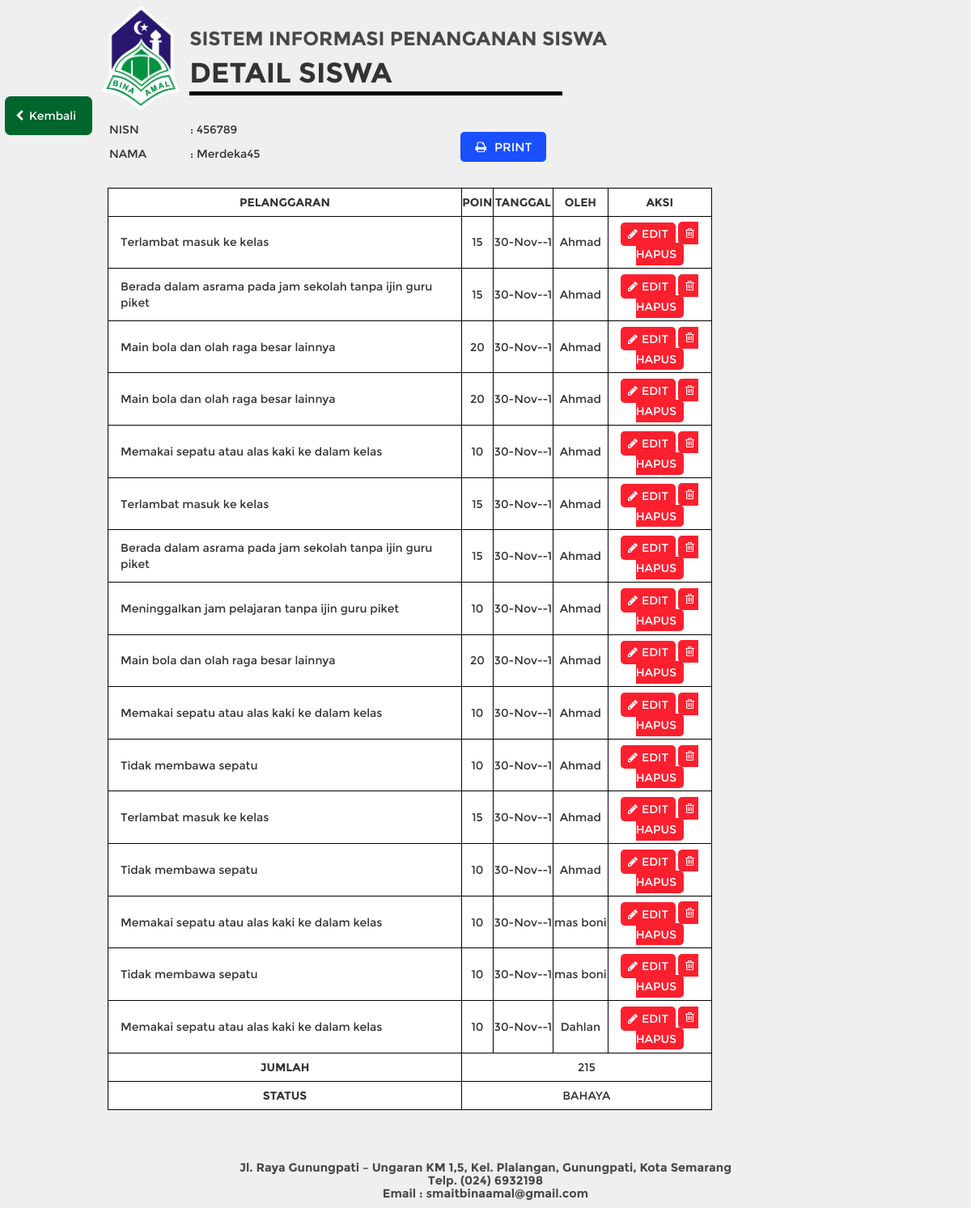
Screenshot of /detail_siswa.php?id_siswa=2 (signed in) with the database file from the repository.
### tables this page shows
CREATE TABLE IF NOT EXISTS `siswa` (
  `id_siswa` int(11) NOT NULL AUTO_INCREMENT,
  `nisn` varchar(20) NOT NULL,
  `nama` varchar(50) NOT NULL,
  `password` varchar(50) NOT NULL,
  PRIMARY KEY (`id_siswa`)
);

CREATE TABLE IF NOT EXISTS `pelanggaran_siswa` (
  `id_pel_sis` int(11) NOT NULL AUTO_INCREMENT,
  `level` int(2) NOT NULL,
  `id_siswa` int(5) NOT NULL,
  `id_pelanggaran` int(3) NOT NULL,
  `pemberi` int(3) NOT NULL,
  `tgl_pelanggaran` date NOT NULL,
  PRIMARY KEY (`id_pel_sis`)
);

CREATE TABLE IF NOT EXISTS `pelanggaran` (
  `id_pelanggaran` int(11) NOT NULL AUTO_INCREMENT,
  `jenis` varchar(100) NOT NULL,
  `poin` int(4) NOT NULL,
  PRIMARY KEY (`id_pelanggaran`)
);

CREATE TABLE IF NOT EXISTS `guru` (
  `id_guru` int(11) NOT NULL AUTO_INCREMENT,
  `nip` int(30) NOT NULL,
  `nama` varchar(100) NOT NULL,
  `password` varchar(50) NOT NULL,
  `email` varchar(100) NOT NULL,
  PRIMARY KEY (`id_guru`)
);

### detail_siswa.php (the view, shortened to what this page needs)
<?php
include 'header.php';
require 'functions/koneksi.php';
$id_siswa = $_GET['id_siswa'];
$siswa = $conn->query("SELECT  pelanggaran_siswa.tgl_pelanggaran,pelanggaran_siswa.id_pel_sis,siswa.nisn, siswa.nama,pelanggaran.jenis,pelanggaran.poin,pelanggaran_siswa.level,pelanggaran_siswa.pemberi,siswa.id_siswa FROM pelanggaran_siswa INNER JOIN siswa ON siswa.id_siswa=pelanggaran_siswa.id_siswa INNER JOIN pelanggaran ON pelanggaran.id_pelanggaran=pelanggaran_siswa.id_pelanggaran WHERE siswa.id_siswa='$id_siswa' ORDER BY pelanggaran_siswa.id_pel_sis DESC");
$siswa1 = $conn->query("SELECT siswa.nisn, siswa.nama FROM pelanggaran_siswa INNER JOIN siswa ON siswa.id_siswa=pelanggaran_siswa.id_siswa WHERE siswa.id_siswa='$id_siswa'");
while ($detail_siswa = $siswa1->fetch_object()) {
  $nisn = $detail_siswa->nisn;
  $nama = $detail_siswa->nama;
}
 ?>
 <div class="row" id="header_detail">
   <div class="col-md-2">
     <img src="images/logoBA.png" alt="" id="logoba">
   </div>
    <div class="col-md-9" id="isihalaman">
        <h3>SISTEM INFORMASI PENANGANAN SISWA</h3>
        <h1>DETAIL SISWA</h1>
        <hr>
    </div>
 </div>
 <?php if (isset($_SESSION['login_admin'])) { ?>
        <a href="adminlvl1.php" id="button_back"><i class="fa fa-chevron-left" aria-hidden="true"></i>Kembali</a>
      <?php }elseif (isset($_SESSION['login_guru'])) { ?>
            <a href="guru.php" id="button_back"><i class="fa fa-chevron-left" aria-hidden="true"></i>Kembali</a>
        <?php } ?>
 <div class="row" style="margin-top: 1%;">
      <div class="col-md-offset-1 col-md-1" id="ketnama">
          <p>NISN</p>
          <p>NAMA</p>
      </div>
      <div class="col-md-2">
          <p>: <?php echo $nisn; ?></p>
          <p>: <?php echo $nama; ?></p>
      </div>
      <div class="col-md-offset-1 col-md-2" id="tombol_print">
         <a target="_blank" href="functions/print.php?nisn=<?php echo $nisn;?>"><i class="fa fa-print" aria-hidden="true" id="logo_print"></i>PRINT</a>
      </div>
</div>
<div class="row" >
     <div class="col-md-offset-1" id="table_detail_siswa">
       <?php if (isset($_SESSION['login_admin'])) { ?>
               <table id="isinya">
                 <thead>
                   <th>PELANGGARAN</th>
                   <th>POIN</th>
                   <th>TANGGAL</th>
                   <th>OLEH</th>
                   <th>AKSI</th>
                 </thead>
                 <tbody>
                   <?php $i=1;while ($detail_siswa1 = $siswa->fetch_object()) {
                     $id_pel_sis = $detail_siswa1->id_pel_sis;
                     $pelanggaran = $detail_siswa1->jenis;
                     $poin = $detail_siswa1->poin;
                     $tglcatat = $detail_siswa1->tgl_pelanggaran;
                     $lvl = $detail_siswa1->level;
                     $pemberi = $detail_siswa1->pemberi;
                     $namasiswanya = $detail_siswa1->nama;
                     $id_siswa = $detail_siswa1->id_siswa;
                     $tglformat = date("d-M-y", strtotime($tglcatat));
                     if ($lvl == 0) {
                       $pilihpemberi = $conn->query("SELECT nama FROM admin WHERE id_admin=$pemberi");
                       $objekpemberi = $pilihpemberi->fetch_object();
                       $namapemberi = $objekpemberi->nama;
                     } elseif ($lvl == 1) {
                       $pilihpemberi = $conn->query("SELECT nama FROM guru WHERE id_guru=$pemberi");
                       $objekpemberi = $pilihpemberi->fetch_object();
                       $namapemberi = $objekpemberi->nama;
                     }
                     ?>
                     <tr>
                       <td id="detail_pelanggaran"><?php echo $pelanggaran; ?></td>
                       <td><?php echo $poin; ?></td>
                       <td><?php echo $tglformat; ?></td>
                       <td><?php echo $namapemberi; ?></td>
                       <td> <a class="btn btn-primary" href="edit_pelanggaran_siswa.php?id_pel_sis=<?php echo $id_pel_sis;?>&id_siswa=<?php echo $id_siswa; ?>" id="hapuspel">
                           <i class="fa fa-pencil" aria-hidden="true" style="margin-right: 5px;"></i>EDIT</a>
                           <a href="functions/hapus_pelanggaran_siswa_proses.php?id=<?php echo $id_pel_sis;?>&nama=<?php echo $namasiswanya ?>" id="hapuspel" onclick="return confirm('Hapus <?php echo $pelanggaran;?>?')">
                           <i class="fa fa-trash-o" aria-hidden="true" style="margin-right: 5px;"></i>HAPUS</a>
                     </td>
                     </tr>
                     <?php $i++;} ?>
                     <tr>
                       <td><b>JUMLAH</b></td>
                       <?php
                       $poin = $conn->query("SELECT siswa.nama,SUM(pelanggaran.poin) AS poin FROM pelanggaran_siswa INNER JOIN siswa ON siswa.id_siswa=pelanggaran_siswa.id_siswa INNER JOIN pelanggaran ON pelanggaran.id_pelanggaran=pelanggaran_siswa.id_pelanggaran WHERE siswa.nama='$nama'");
                       while($result_poin = $poin->fetch_object()){
                         $poin_ku = $result_poin->poin;
                       }
                       ?>
                       <td name="poinnya" colspan="4"><?php echo $poin_ku; ?></td>
                     </tr>
                     <tr>
                       <td><b>STATUS</b></td>
                       <td colspan="4">
                         <?php
                         if ($poin_ku >= 100 && $poin_ku <= 500) {
                           echo "BAHAYA";
                         } elseif ($poin_ku >= 1000 ) {
                           echo "SIAGA I";
                         } else {
                           echo "AMAN";
                         }
                         ?>
                       </td>
                     </tr>
                   </tbody>
                 </table>
              <?php } ?>
    </div>
 </div>
 <?php
include 'footer.php';
  ?>

### css/style.css (style rules this page uses)
body { font-family: 'Montserrat'; background-color: #efefef; max-width: 100%; width: 100%; padding: 0px; }
div { max-width: 100%; }
.row { margin: 0; }
#logoba, #logobaguru { margin: 0 auto; display: block; width: 160px; height: 213px; margin-top: 1%; }
#halaman div #lihatpel table, #halaman div #lihatadmin table, #halaman div #lihatguru table, #halaman div #lihatsiswa table, #table_detail_siswa #isinya { width: 70%; background-color: #fff; text-align: center; }
#halaman div #lihatpel table thead th, #halaman div #lihatpel table tbody tr td, #halaman div #lihatadmin table thead th, #halaman div #lihatadmin table tbody tr td, #halaman div #lihatguru table thead th, #halaman div #lihatguru table tbody tr td, #halaman div #lihatsiswa table thead th, #halaman div #lihatsiswa table tbody tr td, #table_detail_siswa #isinya tbody tr td, #table_detail_siswa #isinya thead th { border: 1px solid #000; }
#halaman div #lihatpel table tbody tr #namapel, #halaman div #lihatadmin table tbody tr #NIP, #halaman div #lihatadmin table tbody tr #namaadmin, #halaman div #lihatguru table tbody tr #NIP, #halaman div #lihatguru table tbody tr #namaguru, #halaman div #lihatsiswa table tbody tr #NISN, #halaman div #lihatsiswa table tbody tr #namasiswa, #table_detail_siswa #isinya tbody tr #detail_pelanggaran { text-align: left; padding-left: 2%; }
#halaman div #lihatpel table thead th, #halaman div #lihatadmin table thead th, #halaman div #lihatguru table thead th, #halaman div #lihatsiswa table thead th, #table_detail_siswa #isinya thead th { text-align: center; font-weight: bold; }
#halaman div #lihatpel table tbody tr td, #halaman div #lihatadmin table tbody tr td, #halaman div #lihatguru table tbody tr td, #halaman div #lihatsiswa table tbody tr td, #table_detail_siswa #isinya tbody tr td, #table_detail_siswa #isinya thead th { padding: 7px 0px; }
#button_back, #backdetailpelanggaran { border: 2px solid transparent; padding: 1% 1.5%; position: absolute; top: 8%; left: 0.5%; border-radius: 7px; color: #fff; background-color: #00662c; transition: 0.3s ease; }
#button_back i, #backdetailpelanggaran i { margin-left: -10%; margin-right: 10%; }
#header_detail div #logoba { width: 57%; height: auto; margin-top: 4%; margin-left: 65%; }
#header_detail #isihalaman { margin-left: 1.6%; }
#header_detail #isihalaman hr { border-color: #000; border-width: 5.5px; margin-top: -0.7%; width: 53%; margin-left: 0%; }
#header_detail #isihalaman h3 { margin-top: 4%; color: #494848; font-weight: bold; }
#header_detail #isihalaman h1 { font-weight: bold; font-size: 26pt; margin-top: 0%; }
#ketnama { margin-left: 10%; }
#table_detail_siswa { margin-left: 11.1%; }
#table_detail_siswa #isinya { margin-top: 2%; margin-bottom: 5%; }
#table_detail_siswa #isinya tbody tr td #hapuspel { border: 1px solid transparent; padding: 3% 6%; background-color: #fc202f; color: #fff; border-radius: 5px; transition: 0.3s ease-out; }
#tombol_print { margin-top: 1.8%; margin-left: 11.2%; }
#tombol_print a { font-size: 11pt; border: 1px solid transparent; padding: 5% 10%; border-radius: 5px; background-color: #194fff; color: #fff; transition: 0.3s ease-out }
#tombol_print a i { margin-right: 10px; }

### rows the page displays
siswa: nisn "456789", nama "Merdeka45"
pelanggaran_siswa: id_pelanggaran.jenis "Terlambat masuk ke kelas", id_pelanggaran.poin "15", tgl_pelanggaran "30-Nov--1", admin.nama "Ahmad"
pelanggaran_siswa: id_pelanggaran.jenis "Berada dalam asrama pada jam sekolah tanpa ijin guru piket", id_pelanggaran.poin "15", tgl_pelanggaran "30-Nov--1", admin.nama "Ahmad"
pelanggaran_siswa: id_pelanggaran.jenis "Main bola dan olah raga besar lainnya", id_pelanggaran.poin "20", tgl_pelanggaran "30-Nov--1", admin.nama "Ahmad"
pelanggaran_siswa: id_pelanggaran.jenis "Main bola dan olah raga besar lainnya", id_pelanggaran.poin "20", tgl_pelanggaran "30-Nov--1", admin.nama "Ahmad"
pelanggaran_siswa: id_pelanggaran.jenis "Memakai sepatu atau alas kaki ke dalam kelas", id_pelanggaran.poin "10", tgl_pelanggaran "30-Nov--1", admin.nama "Ahmad"
pelanggaran_siswa: id_pelanggaran.jenis "Terlambat masuk ke kelas", id_pelanggaran.poin "15", tgl_pelanggaran "30-Nov--1", admin.nama "Ahmad"
pelanggaran_siswa: id_pelanggaran.jenis "Berada dalam asrama pada jam sekolah tanpa ijin guru piket", id_pelanggaran.poin "15", tgl_pelanggaran "30-Nov--1", admin.nama "Ahmad"
pelanggaran_siswa: id_pelanggaran.jenis "Meninggalkan jam pelajaran tanpa ijin guru piket", id_pelanggaran.poin "10", tgl_pelanggaran "30-Nov--1", admin.nama "Ahmad"
pelanggaran_siswa: id_pelanggaran.jenis "Main bola dan olah raga besar lainnya", id_pelanggaran.poin "20", tgl_pelanggaran "30-Nov--1", admin.nama "Ahmad"
pelanggaran_siswa: id_pelanggaran.jenis "Memakai sepatu atau alas kaki ke dalam kelas", id_pelanggaran.poin "10", tgl_pelanggaran "30-Nov--1", admin.nama "Ahmad"
pelanggaran_siswa: id_pelanggaran.jenis "Tidak membawa sepatu", id_pelanggaran.poin "10", tgl_pelanggaran "30-Nov--1", admin.nama "Ahmad"
pelanggaran_siswa: id_pelanggaran.jenis "Terlambat masuk ke kelas", id_pelanggaran.poin "15", tgl_pelanggaran "30-Nov--1", admin.nama "Ahmad"
pelanggaran_siswa: id_pelanggaran.jenis "Tidak membawa sepatu", id_pelanggaran.poin "10", tgl_pelanggaran "30-Nov--1", admin.nama "Ahmad"
pelanggaran_siswa: id_pelanggaran.jenis "Memakai sepatu atau alas kaki ke dalam kelas", id_pelanggaran.poin "10", tgl_pelanggaran "30-Nov--1", admin.nama "mas boni"
pelanggaran_siswa: id_pelanggaran.jenis "Tidak membawa sepatu", id_pelanggaran.poin "10", tgl_pelanggaran "30-Nov--1", admin.nama "mas boni"
pelanggaran_siswa: id_pelanggaran.jenis "Memakai sepatu atau alas kaki ke dalam kelas", id_pelanggaran.poin "10", tgl_pelanggaran "30-Nov--1", guru.nama "Dahlan"

### other values shown
$poin_ku "215"
